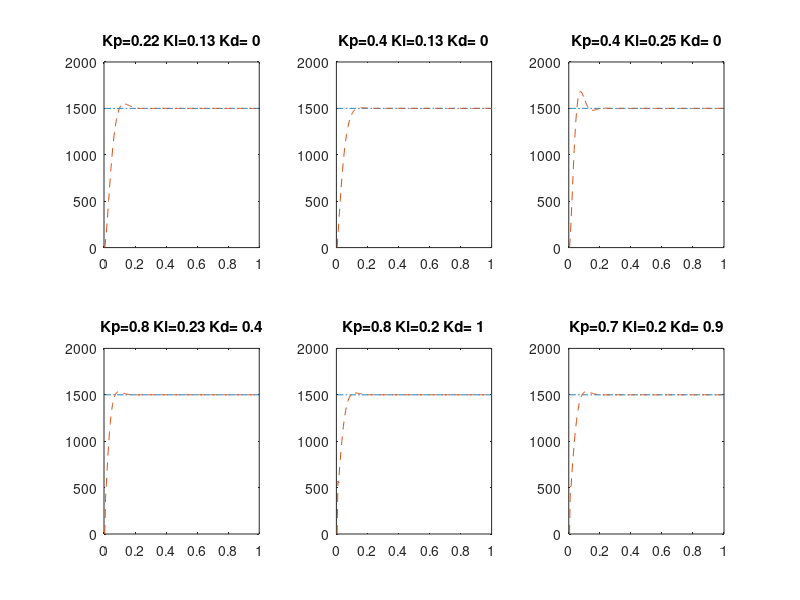

MATLAB code to generate this figure:
%%
ts=0.005;  %采样时间=0.005s
sys=tf(0.998,[0.021,1]);   %建立被控对象传递函数，即式4.1
dsys=c2d(sys,ts,'z');      %离散化
[num,den]=tfdata(dsys,'v');   %
e_1=0;      %前一时刻的偏差      
Ee=0;       %累积偏差
u_1=0.0;    %前一时刻的控制量
y_1=0;       %前一时刻的输出

%%
close all
PID=[0.22,0.13,0;
    0.4,0.13,0;
    0.4,0.25,0;
    0.8,0.23,0.4;
    0.8,0.2,1;
    0.7,0.2,0.9];%初始化PID参数
for pid=1:1:6
ts=0.005;  %采样时间=0.005s
sys=tf(0.998,[0.021,1]);   %建立被控对象传递函数，即式4.1
dsys=c2d(sys,ts,'z');      %离散化
[num,den]=tfdata(dsys,'v');   %
e_1=0;      %前一时刻的偏差      
Ee=0;       %累积偏差
u_1=0.0;    %前一时刻的控制量
y_1=0;       %前一时刻的输出
%PID参数
kp=PID(pid,1);    
ki=PID(pid,2);
kd=PID(pid,3);
u=zeros(1,1000);
time=zeros(1,1000);
for k=1:1:1000
    time(k)=k*ts;   %时间参数
    r(k)=1500;      %给定量
    y(k)=-1*den(2)*y_1+num(2)*u_1+num(1)*u(k);
    e(k)=r(k)-y(k);   %偏差
    u(k)=kp*e(k)+ki*Ee+kd*(e(k)-e_1);   
    Ee=Ee+e(k);    
    u_1=u(k);    
    y_1=y(k);    
    e_1=e(k);
end
subplot(2,3,pid);
p1=plot(time,r,'-.');xlim([0,1]);hold on;
p2=plot(time,y,'--');xlim([0,1]);
title(['Kp=',num2str(kp),' Ki=',num2str(ki),' Kd= ',num2str(kd)]);
hold on;
end

